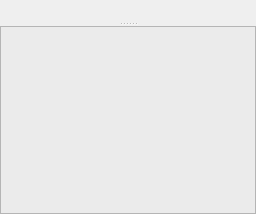
           <widget class="MiniSplitter" name="splitter_2">
            <property name="orientation">
             <enum>Qt::Vertical</enum>
            </property>
            <widget class="QWidget" name="layoutWidget">
             <layout class="QGridLayout" name="gridLayout_31">
              <property name="spacing">
               <number>0</number>
              </property>
              <item row="0" column="0">
               <layout class="QHBoxLayout" name="horizontalLayout_17">
                <property name="spacing">
                 <number>0</number>
                </property>
                <item>
                 <widget class="QLabel" name="CurrentDocBaseLabel">
                  <property name="text">
                   <string/>
                  </property>
                 </widget>
                </item>
                <item>
                 <spacer name="horizontalSpacer_4">
                  <property name="orientation">
                   <enum>Qt::Horizontal</enum>
                  </property>
                  <property name="sizeHint" stdset="0">
                   <size>
                    <width>40</width>
                    <height>20</height>
                   </size>
                  </property>
                 </spacer>
                </item>
                <item>
                 <widget class="QPushButton" name="EnableSortingDocs">
                  <property name="text">
                   <string/>
                  </property>
                  <property name="icon">
                   <iconset resource="images.qrc">
                    <normaloff>:/images/sort-presence.svg</normaloff>:/images/sort-presence.svg</iconset>
                  </property>
                  <property name="checkable">
                   <bool>true</bool>
                  </property>
                  <property name="flat">
                   <bool>true</bool>
                  </property>
                 </widget>
                </item>
                <item>
                 <widget class="QPushButton" name="DocumentsTagFilter">
                  <property name="text">
                   <string/>
                  </property>
                  <property name="icon">
                   <iconset resource="images.qrc">
                    <normaloff>:/images/tag.svg</normaloff>:/images/tag.svg</iconset>
                  </property>
                  <property name="checkable">
                   <bool>true</bool>
                  </property>
                  <property name="flat">
                   <bool>true</bool>
                  </property>
                 </widget>
                </item>
                <item>
                 <widget class="QPushButton" name="ClearFiltersDD">
                  <property name="text">
                   <string/>
                  </property>
                  <property name="icon">
                   <iconset resource="images.qrc">
                    <normaloff>:/images/kt-remove-filters.svg</normaloff>:/images/kt-remove-filters.svg</iconset>
                  </property>
                  <property name="flat">
                   <bool>true</bool>
                  </property>
                 </widget>
                </item>
               </layout>
              </item>
             </layout>
            </widget>
            <widget class="QWidget" name="gridLayoutWidget_2">
             <layout class="QGridLayout" name="gridLayout_14">
              <property name="spacing">
               <number>0</number>
              </property>
              <item row="0" column="0">
               <widget class="QTextBrowser" name="DocDescription">
                <property name="styleSheet">
                 <string notr="true">background-color: rgb(235, 235, 235);</string>
                </property>
               </widget>
              </item>
             </layout>
            </widget>
           </widget>
